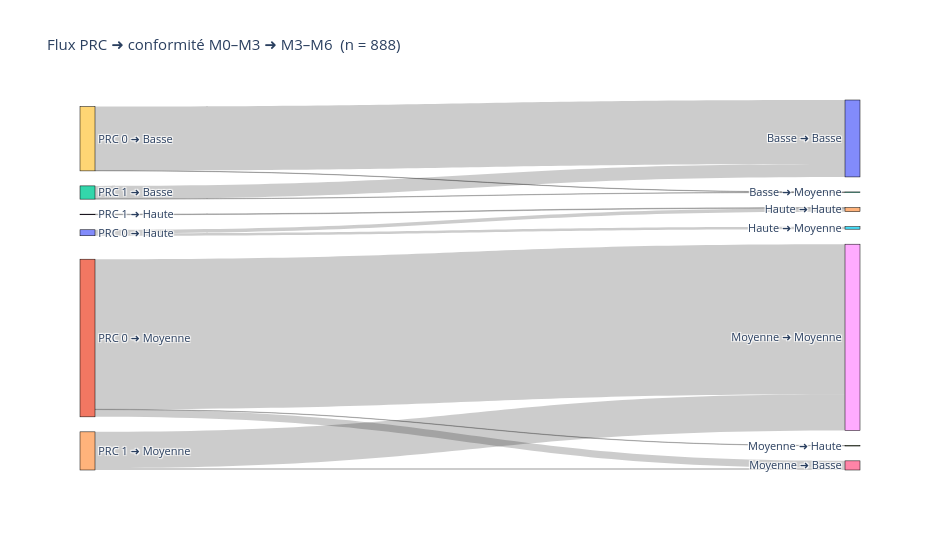
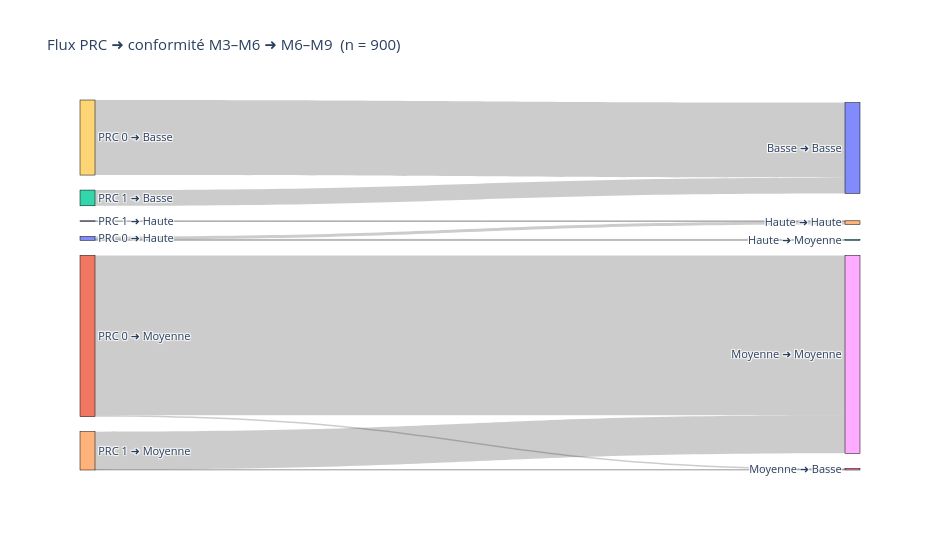

Notebook cell for these charts, in order:
### Code cell
import re, pandas as pd, numpy as np, plotly.graph_objects as go
from itertools import chain

# ──────────────────────────────────────────────────────────────────────────
# 0) Fonction Sankey
# ──────────────────────────────────────────────────────────────────────────
def sankey_from_df(df_links, title):
    if df_links.empty:
        print(f"⚠️  Aucune donnée pour {title}")
        return
    labels = pd.Index(sorted(set(chain(df_links["source"], df_links["target"]))), name="label")
    codes  = {lab: i for i, lab in enumerate(labels)}
    df_num = df_links.replace({"source": codes, "target": codes})

    fig = go.Figure(go.Sankey(
        arrangement="snap",
        node=dict(label=labels.tolist(), pad=15, thickness=15,
                  line=dict(color="black", width=0.5)),
        link=dict(source=df_num["source"], target=df_num["target"], value=df_num["value"])
    ))
    fig.update_layout(title_text=title, font_size=11, height=550, width=940)
    fig.show()

# ──────────────────────────────────────────────────────────────────────────
# 1) Lister les périodes dans l’ordre chrono : M0–M3, M3–M6, …
# ──────────────────────────────────────────────────────────────────────────
def start_month(label):
    """'M0–M3' → 0  |  'M57–M60' → 57 |  'M60+' → 60  (met 99 si 'M60+')"""
    if label == "M60+":
        return 60
    m = re.match(r"M(\d+)–M?(\d+)", label)
    return int(m.group(1)) if m else 99

periodes = sorted(df["periode_suivi"].unique(), key=start_month)

# ──────────────────────────────────────────────────────────────────────────
# 2) Catégoriser la conformité (Basse < 20 %, Moy 20-60 %, Haute ≥ 60 %)
# ──────────────────────────────────────────────────────────────────────────
bins_pct  = [0, 20, 60, 100]
labels_cat = ["Basse", "Moyenne", "Haute"]
df["conf_cat"] = pd.cut(df["score_pct"], bins=bins_pct, labels=labels_cat, right=False)

# ──────────────────────────────────────────────────────────────────────────
# 3) Boucle : chaque paire consécutive → Sankey
# ──────────────────────────────────────────────────────────────────────────
for p_cur, p_next in zip(periodes[:-1], periodes[1:]):
    # (a) sélection des patientes ayant les DEUX périodes
    sub_cur  = df.query("periode_suivi == @p_cur")[["ID_PATIENT", "PRC", "conf_cat"]]
    sub_next = df.query("periode_suivi == @p_next")[["ID_PATIENT", "conf_cat"]]
    wide = (sub_cur
            .merge(sub_next, on="ID_PATIENT", suffixes=("_t", "_t1"))
            .rename(columns={"conf_cat_t":"conf_t", "conf_cat_t1":"conf_t1"}))

    if wide.empty:            # personne n'a les deux fenêtres
        continue

    # (b) liens PRC ➜ conf_t ➜ conf_t1
    links = (wide.groupby(["PRC","conf_t","conf_t1"])
                  .size().reset_index(name="value"))

    links["source"] = links["PRC"].map({0:"PRC 0", 1:"PRC 1"}) + " ➜ " + links["conf_t"].astype(str)
    links["target"] = links["conf_t"].astype(str) + " ➜ " + links["conf_t1"].astype(str)
    links = links[["source", "target", "value"]]

    title = f"Flux PRC ➜ conformité {p_cur} ➜ {p_next}  (n = {len(wide)})"
    sankey_from_df(links, title)

### Figure 1 — Plotly figure (JSON) as saved in the notebook; plotly's stock layout.template omitted (floating-point values rounded to 4 significant figures)
{"data": [{"arrangement": "snap", "link": {"source": [9, 9, 9, 11, 11, 11, 10, 10, 10, 12, 12, 12, 14, 14, 14, 13, 13, 13], "target": [0, 2, 1, 6, 8, 7, 3, 5, 4, 0, 2, 1, 6, 8, 7, 3, 5, 4], "value": [203, 1, 0, 23, 476, 1, 0, 8, 11, 41, 1, 0, 6, 115, 0, 0, 0, 2]}, "node": {"label": ["Basse ➜ Basse", "Basse ➜ Haute", "Basse ➜ Moyenne", "Haute ➜ Basse", "Haute ➜ Haute", "Haute ➜ Moyenne", "Moyenne ➜ Basse", "Moyenne ➜ Haute", "Moyenne ➜ Moyenne", "PRC 0 ➜ Basse", "PRC 0 ➜ Haute", "PRC 0 ➜ Moyenne", "PRC 1 ➜ Basse", "PRC 1 ➜ Haute", "PRC 1 ➜ Moyenne"], "line": {"color": "black", "width": 0.5}, "pad": 15, "thickness": 15}, "type": "sankey"}], "layout": {"font": {"size": 11}, "height": 550, "title": {"text": "Flux PRC ➜ conformité M0–M3 ➜ M3–M6  (n = 888)"}, "width": 940}}

### Figure 2 — Plotly figure (JSON) as saved in the notebook; plotly's stock layout.template omitted (floating-point values rounded to 4 significant figures)
{"data": [{"arrangement": "snap", "link": {"source": [9, 9, 9, 11, 11, 11, 10, 10, 10, 12, 12, 12, 14, 14, 14, 13, 13, 13], "target": [0, 2, 1, 6, 8, 7, 3, 5, 4, 0, 2, 1, 6, 8, 7, 3, 5, 4], "value": [229, 0, 0, 4, 488, 0, 0, 3, 9, 48, 0, 0, 1, 116, 0, 0, 0, 2]}, "node": {"label": ["Basse ➜ Basse", "Basse ➜ Haute", "Basse ➜ Moyenne", "Haute ➜ Basse", "Haute ➜ Haute", "Haute ➜ Moyenne", "Moyenne ➜ Basse", "Moyenne ➜ Haute", "Moyenne ➜ Moyenne", "PRC 0 ➜ Basse", "PRC 0 ➜ Haute", "PRC 0 ➜ Moyenne", "PRC 1 ➜ Basse", "PRC 1 ➜ Haute", "PRC 1 ➜ Moyenne"], "line": {"color": "black", "width": 0.5}, "pad": 15, "thickness": 15}, "type": "sankey"}], "layout": {"font": {"size": 11}, "height": 550, "title": {"text": "Flux PRC ➜ conformité M3–M6 ➜ M6–M9  (n = 900)"}, "width": 940}}
